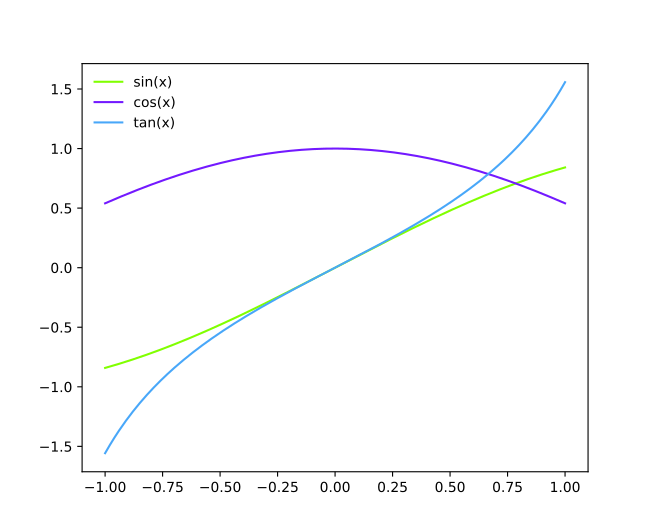

Reproduce this figure in Python.
# file name: all_colour.py
import numpy as np
import math
import matplotlib.pyplot as plt
x = np.linspace(-1,1,200)
fig, ax = plt.subplots()
y1=np.sin(x)
y2=np.cos(x)
y3=np.tan(x)
ax.plot(x,y1,label='sin(x)',color=(0.5,1.0,0.0))
ax.plot(x,y2,label='cos(x)',color='xkcd:macaroni and cheese')
ax.plot(x,y3,label='tan(x)',color='#48a7f9')

ax.legend(frameon=False)
plt.show()
